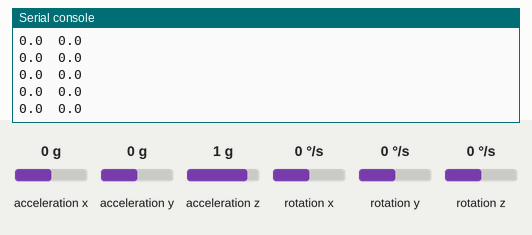
A program run on a simulated ESP32 board running MicroPython. Parts: the last lines printed to the serial console. The test bench sets the inputs (shaded band); at power-on: acceleration x 0 g, rotation x 0 °/s, acceleration y 0 g, acceleration z 1 g, rotation y 0 °/s, rotation z 0 °/s.

Above: at 1.3 s.
1.4 s: acceleration x set to -1.4 g
At 1.43 s:
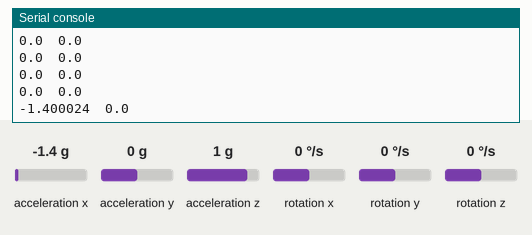
2.9 s: rotation x set to -192 °/s
At 2.9 s:
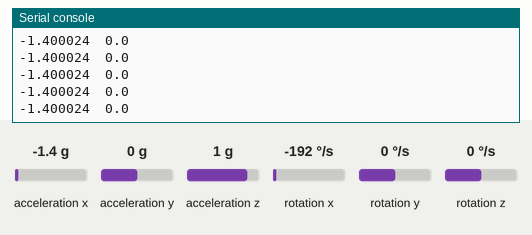
4.4 s: acceleration x set to -0.8 g
At 4.43 s:
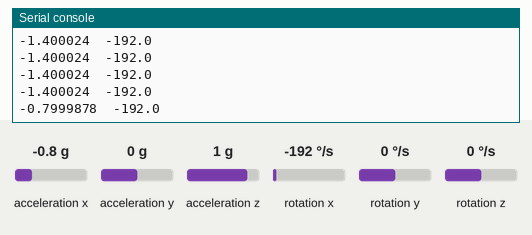
Timing chart, 0 to 7.4 s (numbered marks = the images above; inputs shaded):
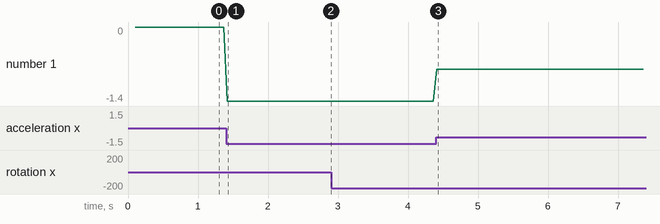

The program:

main.py
```python
from machine import I2C, Pin
import struct
import time

ADDR = 0x68          # AD0 на землі
PWR_MGMT_1 = 0x6B
ACCEL_XOUT = 0x3B

i2c = I2C(0, scl=Pin(22), sda=Pin(21))

def write_reg(reg, val):
    i2c.writeto_mem(ADDR, reg, bytes([val]))

# Розбудити: скинути біт SLEEP у PWR_MGMT_1 (0 = працювати).
# При старті чип спить — без цього рядка даних не буде.
write_reg(PWR_MGMT_1, 0x00)
time.sleep_ms(100)

while True:
    # Один пакет: 14 байтів поспіль від ACCEL_XOUT_H.
    # Драйвер сам робить repeated start між адресою регістра й читанням.
    raw = i2c.readfrom_mem(ADDR, ACCEL_XOUT, 14)

    # Кожна вісь — два байти, СТАРШИЙ приходить першим (big-endian).
    # struct '>' розбирає big-endian, 'h' — 16-бітне ціле зі знаком.
    ax, ay, az, t, gx, gy, gz = struct.unpack('>hhhhhhh', raw)

    # Сире число → фізична величина (діапазони за замовчуванням ±2g, ±250°/s)
    acc_x = ax / 16384.0          # g
    gyr_x = gx / 131.0            # °/s

    print(acc_x, gyr_x, sep='\t')
    time.sleep_ms(50)
```

Measured:
- after the input at 1.4 s, the serial console: prints a new line at once (image 1)
- after the input at 4.4 s, the serial console: prints a new line at once (image 3)
- plotted number 1: 0 → -1.4 after the input at 1.4 s, -1.4 → -0.8 after the input at 4.4 s
